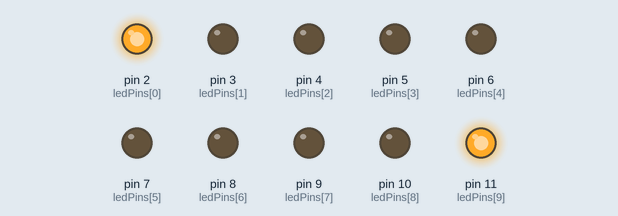
This sketch was run on a simulated Arduino Uno, built with avr-gcc and run on an emulated ATmega328P. Shown: output pins drawn as LEDs (lit = HIGH).

Above: at 0.1 s.
At 2.6 s:
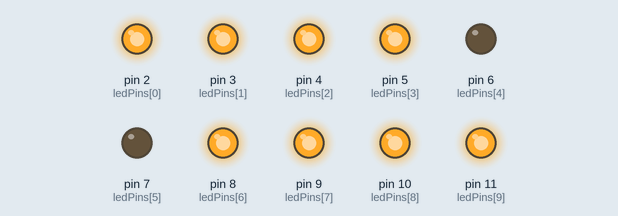
At 7.1 s:
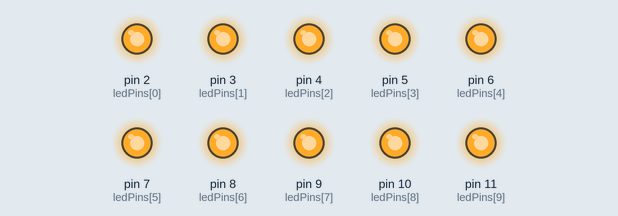
At 14.6 s:
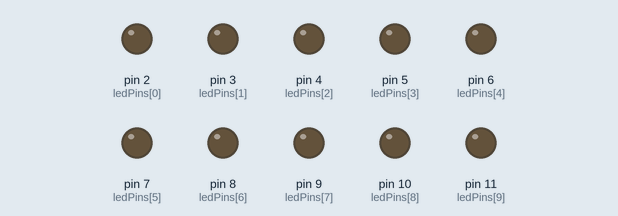
At 27.1 s:
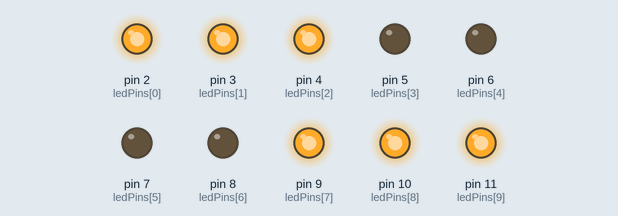
At 39.75 s:
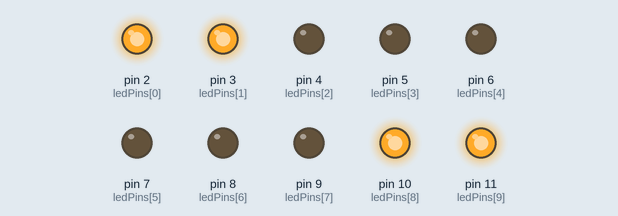
Timing chart, 0 to 40.0 s (numbered marks = the images above):
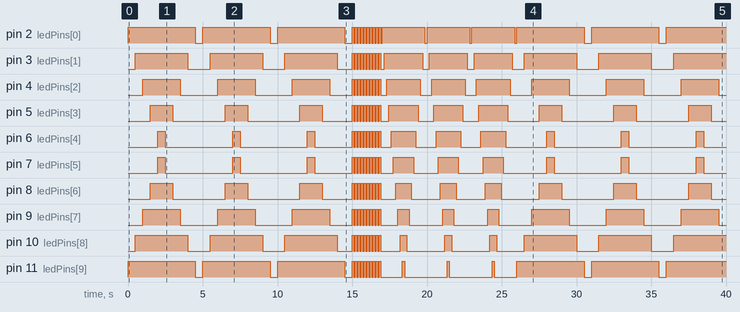

Measured:
- by itself, pin 2 (ledPins[0]): LOW → HIGH at 0.00 s, → LOW 4.5 s later, → HIGH 0.50 s later, → LOW 4.5 s later, … (37 changes in this stretch)
- by itself, pin 3 (ledPins[1]): LOW → HIGH at 0.50 s, → LOW 3.5 s later, → HIGH 1.5 s later, → LOW 3.5 s later, … (37 changes in this stretch)
- by itself, pin 4 (ledPins[2]): LOW → HIGH at 1.0 s, → LOW 2.5 s later, → HIGH 2.5 s later, → LOW 2.5 s later, … (38 changes in this stretch)
- by itself, pin 5 (ledPins[3]): LOW → HIGH at 1.5 s, → LOW 1.5 s later, → HIGH 3.5 s later, → LOW 1.5 s later, … (38 changes in this stretch)
- by itself, pin 6 (ledPins[4]): LOW → HIGH at 2.0 s, → LOW 0.50 s later, → HIGH 4.5 s later, → LOW 0.50 s later, … (38 changes in this stretch)
- by itself, pin 7 (ledPins[5]): LOW → HIGH at 2.0 s, → LOW 0.50 s later, → HIGH 4.5 s later, → LOW 0.50 s later, … (38 changes in this stretch)
- by itself, pin 8 (ledPins[6]): LOW → HIGH at 1.5 s, → LOW 1.5 s later, → HIGH 3.5 s later, → LOW 1.5 s later, … (38 changes in this stretch)
- by itself, pin 9 (ledPins[7]): LOW → HIGH at 1.0 s, → LOW 2.5 s later, → HIGH 2.5 s later, → LOW 2.5 s later, … (38 changes in this stretch)

The sketch:

16_LEDS.ino
```cpp
int LED1 = 2;
int LED2 = 3;
int LED3 = 4;
int LED4 = 5;
int LED5 = 6;
int LED6 = 7;
int LED7 = 8;
int LED8 = 9;
int LED9 = 10;
int LED10 = 11;

int ledPins[] = {2,3,4,5,6,7,8,9,10,11};
int numberOfPins = sizeof(ledPins)/sizeof(int);

void setup() {
  Serial.begin(9600);
  for(int startPin = 0; startPin<sizeof(ledPins); startPin++)
  {
      pinMode(ledPins[startPin], OUTPUT);
  }
}

void loop() {
  collideAndReverse(500,3);
  stopAndGo(100);

  for(int counter=0; counter<3; counter++)
  {
      topToBottom(150);
      bottomToTop(150);
  }
}

void stopAndGo(int pause)
{
  for(int count = 0; count<10; count++)
  {
    topToBottom(0);
    delay(pause);
    bottomToTop(0);
    delay(pause);
  }
}

void topToBottom(int pause)
{
  for(int pinsA = 0; pinsA<numberOfPins; pinsA++)
  {
    digitalWrite(ledPins[pinsA], HIGH);
    delay(pause);
  }
}

void bottomToTop(int pause)
{
  for(int pinsB = numberOfPins; pinsB>0; pinsB--)
  {
    digitalWrite(ledPins[pinsB-1], LOW);
    delay(pause);
  }
}

void collideAndReverse(int pause, int times)
{
  for(int repeat = 0; repeat < times; repeat++)
  {
      int counter = 0;

      for(int pinsC = numberOfPins; pinsC>numberOfPins/2; pinsC--)
      {
        digitalWrite(ledPins[pinsC-1], HIGH);
        digitalWrite(ledPins[counter], HIGH);
        counter++;
        delay(pause);
      }

      for(int pinsD = numberOfPins/2; pinsD<numberOfPins; pinsD++)
      {
        digitalWrite(ledPins[pinsD], LOW);
        digitalWrite(ledPins[counter-1], LOW);
        counter--;
        delay(pause);
      }
  }
}
```
